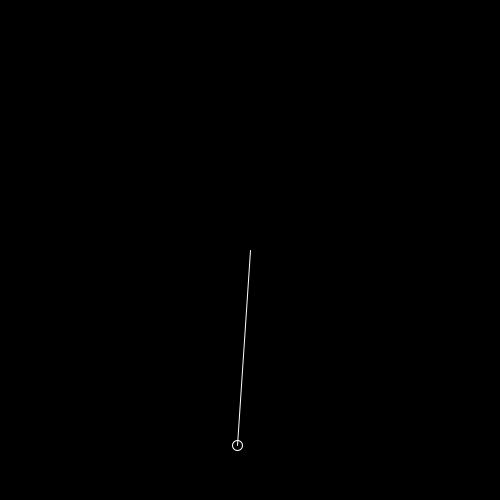
Frame 1 (no input)
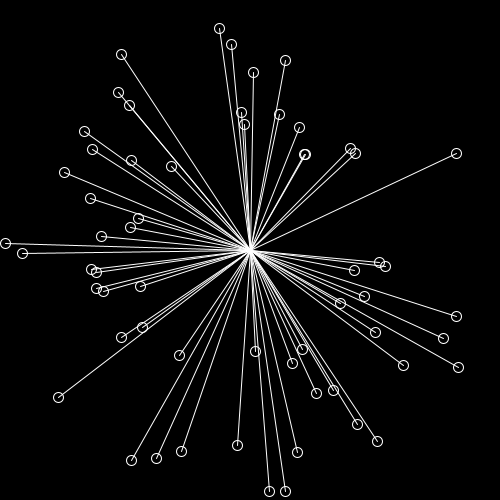
Frame 60 (the mouse pressed at the canvas centre just before this capture)
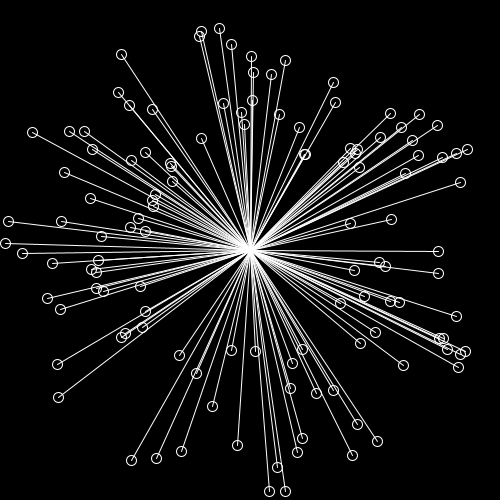
Frame 120 (the mouse held since frame 60 and released just before this capture)

The Processing sketch that drew these frames (run headless with seeded random() and noise(); from frame 60 on, the mouse is pressed at the canvas centre):

// Processing sketch: processing_125239
// ── processing_125239.pde

float ang;
int l;

void setup() {
  size(500, 500);
  background(0);
}

void draw() {
  noFill();
  stroke(255);
  int l = int(random(100, 250));
  float ang = random(PI*2);
  line (cos(ang)*l+width/2, sin(ang)*l+height/2, width/2, height/2);
  ellipse(cos(ang)*l+width/2, sin(ang)*l+height/2, 10, 10);
}
